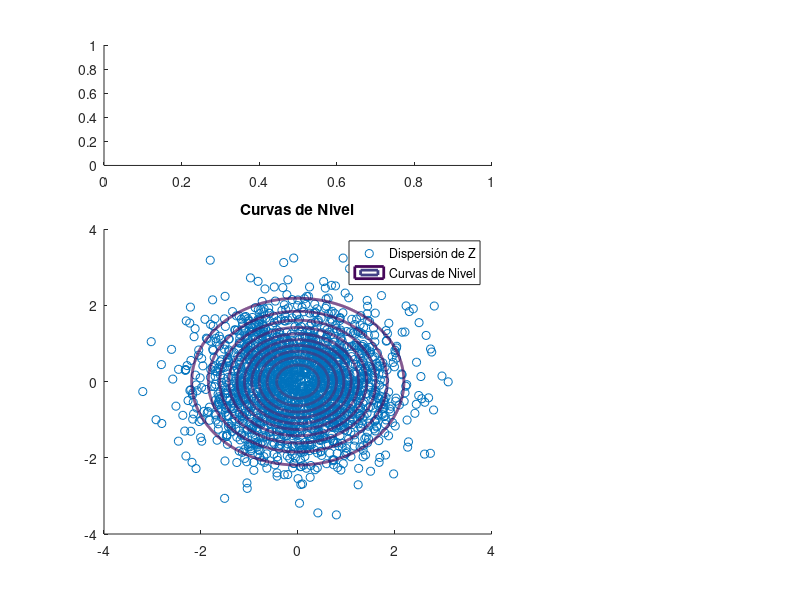

The MATLAB source for this figure: (Note: this script raises an error after producing the figure.)
clear global;
close all;

n = 2000;
bines = ceil(sqrt(n));

Z1 = normrnd(0, 1, 1, n);
Z2 = normrnd(0, 1, 1, n);
Z = [Z1; Z2];

MuY = [0.8; 1];
Cy = [0.7, 0.8; 0.8, 1.75];

[P, L] = eig(Cy);
A = P * L^(0.5);
Y = A * Z + MuY;

invCy = inv(Cy);

x = linspace(-4, 4, n);
y = linspace(-4, 4, n);
[XX, YY] = meshgrid(x, y);

fz = 1/(2*pi) * exp(-0.5 * (XX.^2 + YY.^2));
fy = 1/(2*pi*sqrt(det(Cy))) * exp(-0.5 * ((XX - MuY(1)).^2 * invCy(1,1) + (XX - MuY(1)) .* (YY - MuY(2)) * (invCy(1,2) + invCy(2,1)) + (YY - MuY(2)).^2 * invCy(2,2)));

%--------------------------------------Graficos---------------------------------------------

figure(1);
subplot(3, 3, [4, 5, 7, 8]);
scatter(Z(1,:), Z(2,:));
hold on;
contour(XX, YY, fz, 10, 'LineWidth', 2);
title('Curvas de Nivel');
legend('Dispersión de Z', 'Curvas de Nivel');

subplot(3, 3, [1, 2]);
histogram(Z1, bines, "Normalization", "pdf");
title('Histograma de Z1');
hold on;
densidadZ1 = normpdf(x, 0, 1);
plot(x, densidadZ1, "LineWidth", 1.25);
legend('Histograma de Z1', 'Densidad de Z1');

subplot(3, 3, [6, 9]);
histogram(Z2, bines, "Normalization", "pdf");
view(90, -90);
title('Histograma de Z2');
hold on;
densidadZ2 = normpdf(x, 0, 1);
plot(x, densidadZ2, "LineWidth", 1.25);
legend('Histograma de Z2', 'Densidad de Z2', 'Location', 'northwest');

subplot(3, 3, [3]);
surf(XX, YY, fz);
title('Superficie de Densidad de Z');
xlabel('Z1');
ylabel('Z2');
zlabel('f_Z(x,y)');
grid on;
shading interp;

%--------------------------------------------------------------------------

figure(2);
subplot(3, 3, [4, 5, 7, 8]);
scatter(Y(1,:), Y(2,:));
hold on;
contour(XX, YY, fy, 10, "LineWidth", 2);
title('Curvas de Nivel');
legend('Dispersión de Y', 'Curvas de Nivel');

subplot(3, 3, [1, 2]);
histogram(Y(1,:), bines, "Normalization", "pdf");
title('Histograma de Y[1]');
hold on;
densidadY1 = normpdf(x, 0.8, sqrt(0.7));
plot(x, densidadY1, "LineWidth", 1.25);
legend('Histograma de Y1', 'Densidad de Y1');

subplot(3, 3, [6, 9]);
histogram(Y(2,:), bines, "Normalization", "pdf");
view(90, -90);
title('Histograma de Y[2]');
hold on;
densidadY2 = normpdf(x, 1, sqrt(1.75));
plot(x, densidadY2, "LineWidth", 1.25);
legend('Histograma de Y2', 'Densidad de Y2', 'Location', 'northwest');

subplot(3, 3, [3]);
surf(XX, YY, fy);
title('Superficie de Densidad de Y');
xlabel('Y1');
ylabel('Y2');
zlabel('f_Y(x,y)');
grid on;
shading interp;
